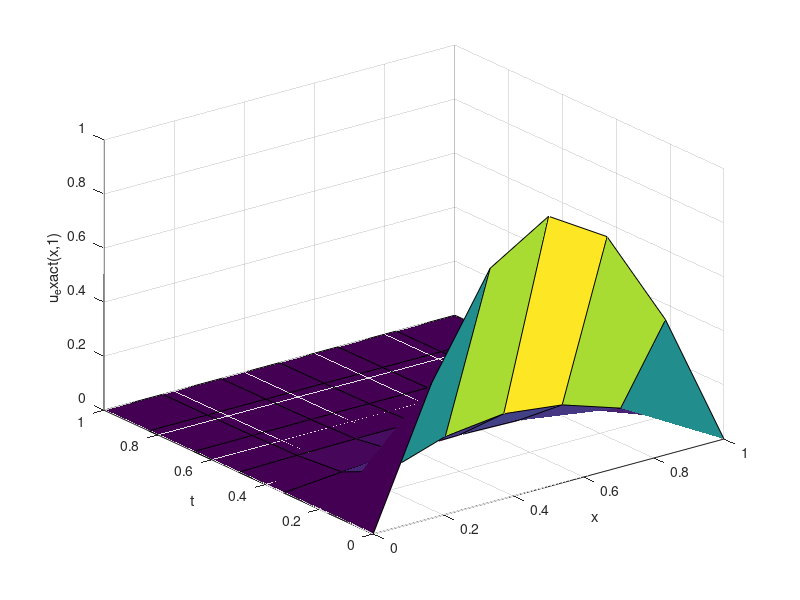
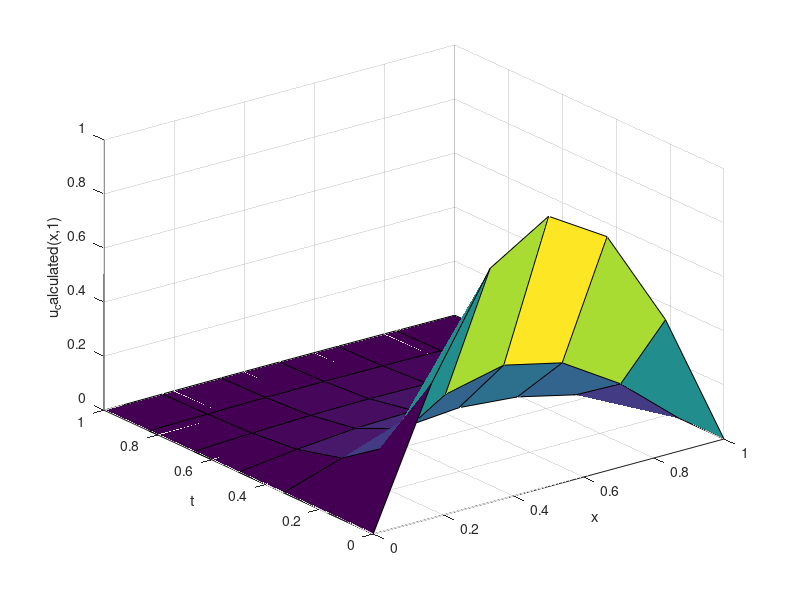

Write the MATLAB code that produced these figures, in order.
%Program with dirichlet boundary conditions
% u'(t)-u''=f
%u(0,x)=cos x;
%u(t,0)=u(t,1)=0;
format  long 
clear all 
k=0;
m=0;
%N=input('N= '); 
% N denotes the number of nodal points.
   for p=1:1
   %N=20;
   N=input('Enter the nodes between 0 and 1');
   h1(p)=N; 
x=linspace(0,1,N+2);
y=x(2:N+1);
h=1/(N+1);
p=input('enter the time nodes between 0 and 1(it should be greater or equal to no. of nodes)');
tdiff=1/(p+1);
t1=0:tdiff:1;
t=t1(2:p+1);
ustart=zeros(N+2,p+2);
for i=1:N+2
ustart(i,1)=sin(pi*(x(i)));
end
for i=1:N+2
disp('The nodes are');
disp(x(i));
end
disp('No of cells are');
disp(N+1);
%y=x(2:N+1);
h=1/(N+1);
for i=1:N+1 
   elem(i,:)=[i,i+1]; 
end 
A=sparse(N+2,N+2);
K=sparse(N+2,N+2); 
F=sparse(N+2,1); 
for i=1:N+1
    elem(1,:);
     A(elem(i,:),elem(i,:))=[(2*h)/3  h/6;h/6 (2*h)/3];
     K(elem(i,:),elem(i,:))=[2/h -1/h;-1/h 2/h];
end 

% for i=1:N   
% mp=(x(i)+x(i+1))/2; 
% a=x(i);
% b=x(i+1);
% F(i,1)=(h/2)*f1_diff(mp);
% mp=(x(i+1)+x(i+2))/2;
% % For mid point rule
% %The main matrix of F
% F(i,1)=F(i,1)+(h/2)*f1_diff(mp);
% end

%uh=K\F;
disp('the A matrix is');
A
disp('The K matrix is ');
K
disp('The F matrix is');

F
 for k=2:p+2
     tdiff
     L= tdiff*K+A
L1=tdiff*F+A*ustart(1:N+2,k-1)
    %ustart(:,k)=inv(A)*ustart(:,k-1)+ tdiff*( inv(A)*(F - K*ustart(:,k-1)));
    L(1,1)=1;
    for o=2:N+2
        L(1,o)=0;
    end
     L(N+2,N+2)=1;
    for o=1:N+1
        L(N+2,o)=0;
    end
    L1(1)=0;
    L1(N+2)=0;
     ustart(1:N+2,k)= L\L1;  %(ustart(2:N+1,k-1))+ tdiff*(inv(A)*(F- K* (ustart(2:N+1,k-1))));
 end
% uh(2:N+1,:)=K\F;
for k=1:p+2
 ustart(1,k)=0;
 ustart(N+2,k)=0;
end
k=1;
ustart = ustart
% Exact solution at nodes
 for m=t1
    
for i=1:N+2 
   ue(i,k)=sin(pi*x(i))*exp((-(pi^2))*(m));   
end 
k=k+1;
 end
   end 
   ue2 =transpose(ue);
surf(x,t1,ue2);
xlabel('x');
ylabel('t');
zlabel('u_exact(x,1)');
figure;

disp('the exact solution is');
ue=ue
disp('The solution matrix  of u is');
disp('the value of u is shown at time t=0,1/6,1/3,1/2,2/3,5/6,1 ');
soln=ustart
%plot(x,ue,'-r', x,ustart,'-.b')
%plot3(x,t,ustart);
v=transpose(ustart);
%surf(y,t1,ustart)
surf(x,t1,v);
xlabel('x');
ylabel('t');
zlabel('u_calculated(x,1)');


